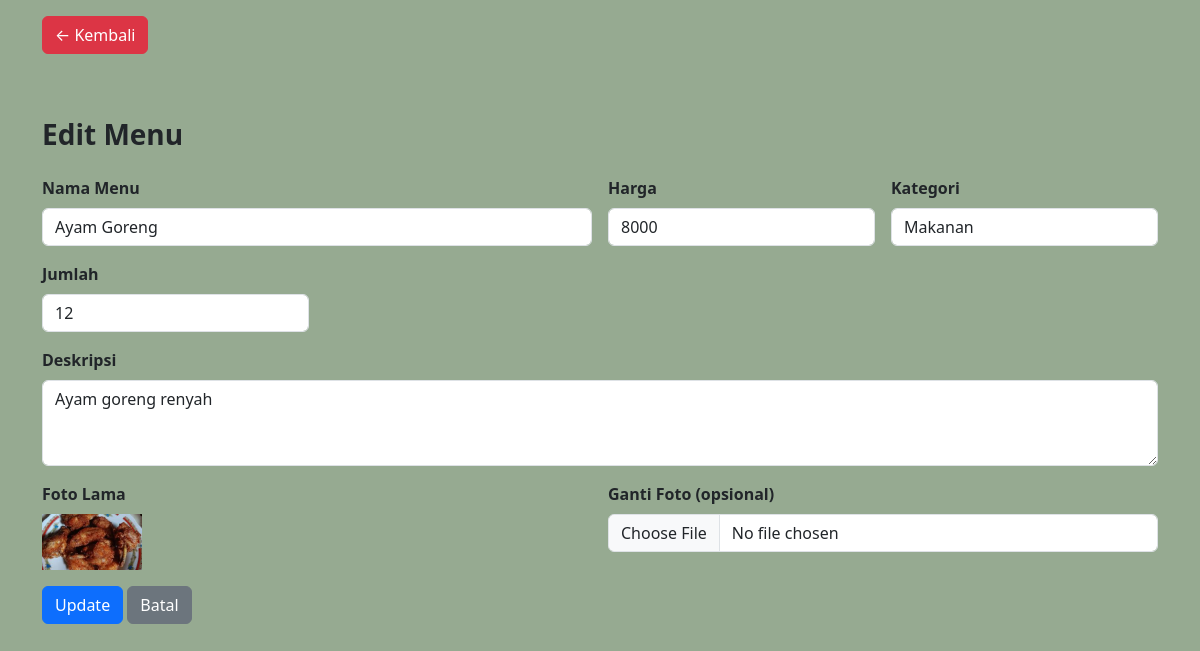
The app's page /ADMIN/edit.php?id_menu=2 with its own data.
### tables this page shows
CREATE TABLE `menu` (
  `id_menu` int(11) NOT NULL,
  `nama_menu` varchar(100) NOT NULL,
  `harga` decimal(10,0) NOT NULL,
  `jumlah` int(11) NOT NULL,
  `kategori` varchar(50) NOT NULL,
  `deskripsi` text DEFAULT NULL,
  `gambar` varchar(255) DEFAULT NULL,
  `status` enum('Tersedia','Habis') DEFAULT 'Tersedia'
);

### ADMIN/edit.php (the view, shortened to what this page needs)
<?php include 'config.php'; ?>
<?php
$id_menu= $_GET['id_menu'];
$data = mysqli_fetch_assoc(mysqli_query($conn, "SELECT * FROM menu WHERE id_menu=$id_menu"));
?>
<!DOCTYPE html>
<html>
<head>
    <link href="https://cdn.jsdelivr.net/npm/bootstrap@5.3.0/dist/css/bootstrap.min.css" rel="stylesheet">
</head>
<body>
<div class="container mt-3">
    <a href="dashboard.php" class="btn btn-danger mb-3">← Kembali</a>
</div>
<div class="container mt-5">
    <h3 class="mb-4">Edit Menu</h3>
    <form method="POST" enctype="multipart/form-data" class="row g-3">
        <div class="col-md-6">
            <label class="form-label">Nama Menu</label>
            <input type="text" name="nama_menu" class="form-control" value="<?= $data['nama_menu'] ?>" required>
        </div>
        <div class="col-md-3">
            <label class="form-label">Harga</label>
            <input type="number" name="harga" class="form-control" value="<?= $data['harga'] ?>" required>
        </div>
        <div class="col-md-3">
            <label class="form-label">Kategori</label>
            <input type="text" name="kategori" class="form-control" value="<?= $data['kategori'] ?>" required>
        </div>
        <div class="col-md-3">
            <label class="form-label">Jumlah</label>
            <input type="number" name="jumlah" class="form-control" value="<?= $data['jumlah'] ?>" required>
        </div>
        <div class="col-12">
            <label class="form-label">Deskripsi</label>
            <textarea name="deskripsi" class="form-control" rows="3"><?= $data['deskripsi'] ?></textarea>
        </div>
        <div class="col-md-6">
            <label class="form-label">Foto Lama</label><br>
            <img src="../IMAGE/<?= $data['gambar'] ?>" width="100">
        </div>
        <div class="col-md-6">
            <label class="form-label">Ganti Foto (opsional)</label>
            <input type="file" name="gambar" class="form-control">
        </div>
        <div class="col-12">
            <button type="submit" name="update" class="btn btn-primary">Update</button>
            <a href="dashboard.php" class="btn btn-secondary">Batal</a>
        </div>
    </form>
</div>
</body>
</html>

### ADMIN/edit.php (style rules this page uses)
body { background-color: #96aa91 ; }
.container h3 { font-weight: 700 ; }
.container { font-weight: 600; }

### records on screen
menu: nama_menu "Ayam Goreng", harga "8000", kategori "Makanan", jumlah "12", deskripsi "Ayam goreng renyah", gambar (picture)
